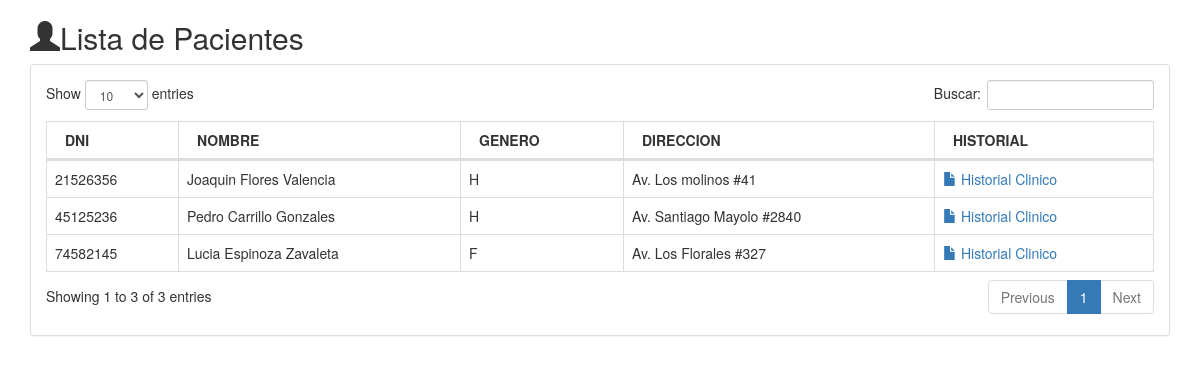
The page / on the database its author committed.
### tables this page shows
CREATE TABLE `pacientes` (
  `paciente_id` int(11) NOT NULL,
  `dni` varchar(10) NOT NULL,
  `nombre` varchar(80) NOT NULL,
  `apellido_paterno` varchar(80) NOT NULL,
  `apellido_materno` varchar(80) NOT NULL,
  `sexo` varchar(2) NOT NULL,
  `domicilio` text NOT NULL,
  `foto` varchar(250) NOT NULL
);

### class/conexion.php (called while the page is built, shortened)
<?php
Class Conexion {
   public function conectar(){
      $mysqli = new mysqli('localhost','root','','db_clinica',3306);
      $mysqli->set_charset('utf8');
      return $mysqli;
   }
}

### class/paciente.php (called while the page is built, shortened)
<?php
require_once 'conexion.php';
class Paciente extends Conexion {
    public $mysqli;
    public function __construct() {
        $this->mysqli = parent::conectar();
    }
    public function pacientes(){
        $resultado = $this->mysqli->query("SELECT * FROM pacientes");
        while( $fila = $resultado->fetch_assoc() ){
            $data[] = $fila;
        }
        if (isset($data)) {
            return $data;
        }
    }
}

### index.php (the view)
<?php
require("class/paciente.php");
include "header.php";
$objpaciente = new Paciente();
$pacientes = $objpaciente->pacientes();
if(sizeof($pacientes) > 0){
	?>
	<table id="clinica" class="display table table-bordered table-stripe" cellspacing="0" width="100%">
		<thead>
			<tr>
				<th>DNI</th>
				<th>NOMBRE</th>
				<th>GENERO</th>
				<th>DIRECCION</th>
				<th>HISTORIAL</th>
			</tr>
		</thead>
		<tbody>
			<?php
			foreach ($pacientes as $row){
				?>
				<tr>
					<td><?php echo $row['dni']; ?></td>
					<td><?php echo $row['nombre'].' '.$row['apellido_paterno'].' '.$row['apellido_materno']; ?></td>
					<td><?php echo $row['sexo']; ?></td>
					<td><?php echo $row['domicilio']; ?></td>
					<td>
						<a href="historial.php?id=<?php echo $row['paciente_id'] ?>"><span class="glyphicon glyphicon-file" aria-hidden="true"></span> Historial Clinico</a>
					</td>
				</tr>
				<?php
			}
			?>
		</tbody>
	</table>
	<?php
}else{
	echo "No hay resultados...";
}
include "footer.php";

### header.php (shortened to what this page needs)
<!DOCTYPE html>
<html lang="es">
<head>
  <link href="css/bootstrap.min.css" rel="stylesheet">
  <link href="css/dataTables.bootstrap.css" rel="stylesheet">
  </head>
  <body>
    <div class="container">
      <h2><span class="glyphicon glyphicon-user" aria-hidden="true"></span>Lista de Pacientes</h2>
     <div class="panel panel-default">
       <div class="panel-body">

### footer.php (shortened to what this page needs)
	      </div>
	    </div>
    </div>
  </body>
</html>

### rows shown on the page
pacientes: dni "45125236", nombre "Pedro", apellido_paterno "Carrillo", apellido_materno "Gonzales", sexo "H", domicilio "Av. Santiago Mayolo #2840"
pacientes: dni "21526356", nombre "Joaquin", apellido_paterno "Flores", apellido_materno "Valencia", sexo "H", domicilio "Av. Los molinos #41"
pacientes: dni "74582145", nombre "Lucia", apellido_paterno "Espinoza", apellido_materno "Zavaleta", sexo "F", domicilio "Av. Los Florales #327"
